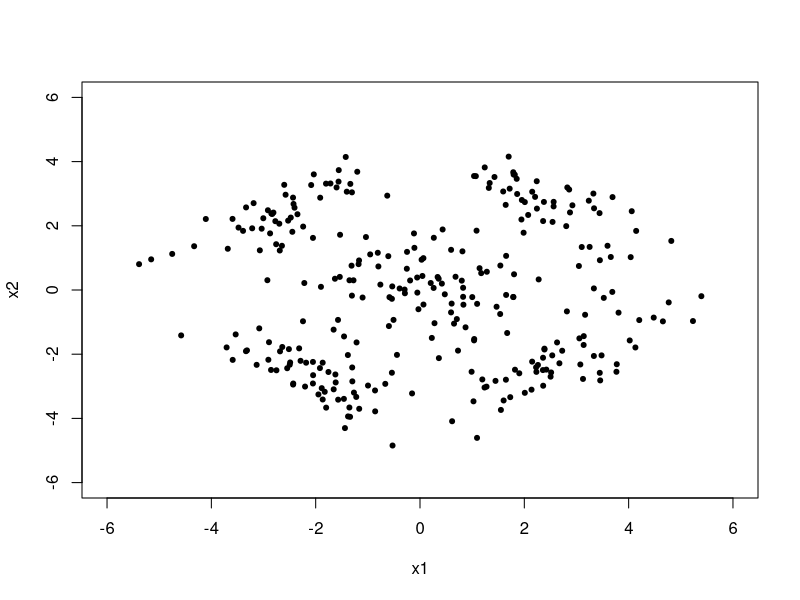
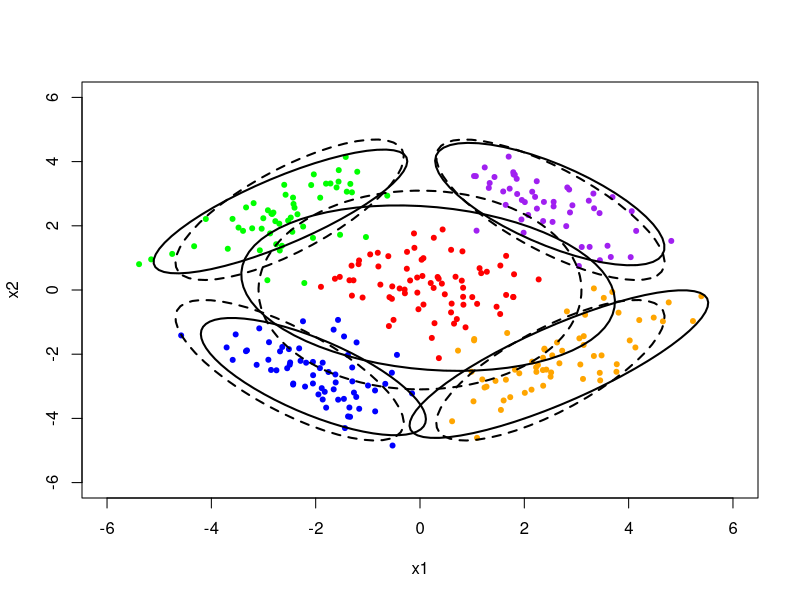

Generate these figures, in order, with R:
set.seed(521)
library(MASS)
library(mixtools)

#Q1
cluster_sizes <- c(50, 50, 50, 50, 100)
cluster_means <- t(matrix(c(2.5, 2.5, -2.5, 2.5, -2.5, -2.5, 2.5, -2.5, 0,  0), 2, 5))
cluster_covariances <- t(matrix(c(0.8, -0.6, -0.6, 0.8, 0.8, 0.6, 0.6, 0.8, 0.8, -0.6, -0.6, 0.8, 0.8, 0.6, 0.6, 0.8, 1.6, 0, 0, 1.6), 4, 5))

X1 <- mvrnorm(cluster_sizes[1], cluster_means[1,], matrix(cluster_covariances[1,], 2, 2))
X2 <- mvrnorm(cluster_sizes[2], cluster_means[2,], matrix(cluster_covariances[2,], 2, 2))
X3 <- mvrnorm(cluster_sizes[3], cluster_means[3,], matrix(cluster_covariances[3,], 2, 2))
X4 <- mvrnorm(cluster_sizes[4], cluster_means[4,], matrix(cluster_covariances[4,], 2, 2))
X5 <- mvrnorm(cluster_sizes[5], cluster_means[5,], matrix(cluster_covariances[5,], 2, 2))
X <- rbind(X1, X2, X3, X4, X5)
plot(X, pch=20, xlim=c(-6, 6), ylim=c(-6, 6), xlab = "x1", ylab = "x2")

#Q2
N <- 300
K <- 5

centroids <- X[sample(1:N, K),]


for (iteration in 1:2){
  D <- as.matrix(dist(rbind(centroids, X), method = "euclidean"))
  D <- D[1:nrow(centroids), (nrow(centroids) + 1):(nrow(centroids) + nrow(X))]
  assignments <- sapply(1:ncol(D), function(i) {which.min(D[,i])})
    for (k in 1:K) {
      centroids[k,] <- colMeans(X[assignments == k,])
    }  
}
centroids

#Q3
centroid_cov <- sapply(X = 1:K, FUN = function(c) {cov(X[assignments == c,])})
centroid_cov <- t(centroid_cov)

cluster_priors <- sapply(X = 1:K, FUN = function(c) {mean(assignments == c)})

#Q4
for(iteration in 1:100){
  #-this part calculates P(Xi|Ck,phi)
  mic <- matrix(0, N, K)
  for (i in 1:N){
    for (c in 1:K){
      mic[i,c] <- (1/(2*pi*det(matrix(centroid_cov[c,],2,2)))^(1/2))*exp((-1/2)*t(X[i,]-centroids[c,])%*%solve(matrix(centroid_cov[c,],2,2))%*%(X[i,]-centroids[c,]))
    }
  }
  
  #-this part calculates numerator of hik
  hik_num <- matrix(0, N, K)
  for (i in 1:N){
    for (c in 1:K){
      hik_num[i,c] <- (mic[i,c] * cluster_priors[c])
    }
  }
  
  #-this part calculates denominator of hik
  hik_den <- rep(0, N)
  for(i in 1:N){
    for(c in 1:K){
      hik_den[i] <- hik_den[i] + hik_num[i,c]
    }
  }  
  
  #-this part calculates hik
  hik <- matrix(0, N, K)
  for (i in 1:N){
    for (c in 1:K){
      hik[i,c] <- hik_num[i,c]/hik_den[i]
    }
  }
  
  #-this part updates the positions of the centroids
  for(c in 1:K){
    centroids[c,] <- colSums(hik[,c]*X)/colSums(hik)[c]
  }
  
  #-this part updates the covariances of the centroids
  for(c in 1:K){
    centroid_cov[c,] <- 0
    for(i in 1:N){
      centroid_cov[c,] <- centroid_cov[c,]+hik[i,c]*(X[i,]-centroids[c,])%*%t(X[i,]-centroids[c,])
    }
    centroid_cov[c,] <- centroid_cov[c,]/colSums(hik)[c]
  }
  
  #-this part updates the prior probabilities of each cluster
  for(c in 1:K){
    cluster_priors[c] <- colSums(hik)[c]/N
  }
  
  #-this part updates the clusters of each data point
  D <- as.matrix(dist(rbind(centroids, X), method = "euclidean"))
  D <- D[1:nrow(centroids), (nrow(centroids) + 1):(nrow(centroids) + nrow(X))]
  assignments <- sapply(1:ncol(D), function(i) {which.min(D[,i])})
}

centroids

#Q5
plot(X[assignments == 1,], pch = 20, xlim = c(-6, 6), ylim = c(-6, 6),
     xlab = "x1", ylab = "x2", col = "red")
points(X[assignments == 2,], pch = 20, col = "orange")
points(X[assignments == 3,], pch = 20, col = "blue")
points(X[assignments == 4,], pch = 20, col = "green")
points(X[assignments == 5,], pch = 20, col = "purple")

for(c in 1:K){
  ellipse(cluster_means[c,], matrix(cluster_covariances[c,], 2,2), alpha = .05, npoints = cluster_sizes[c], newplot = FALSE, draw = TRUE, lty=2, lwd=2)
  ellipse(centroids[c,], matrix(centroid_cov[c,], 2,2), alpha = .05, npoints = nrow(X[assignments == c,]), newplot = FALSE, draw = TRUE, lwd=2)
}
